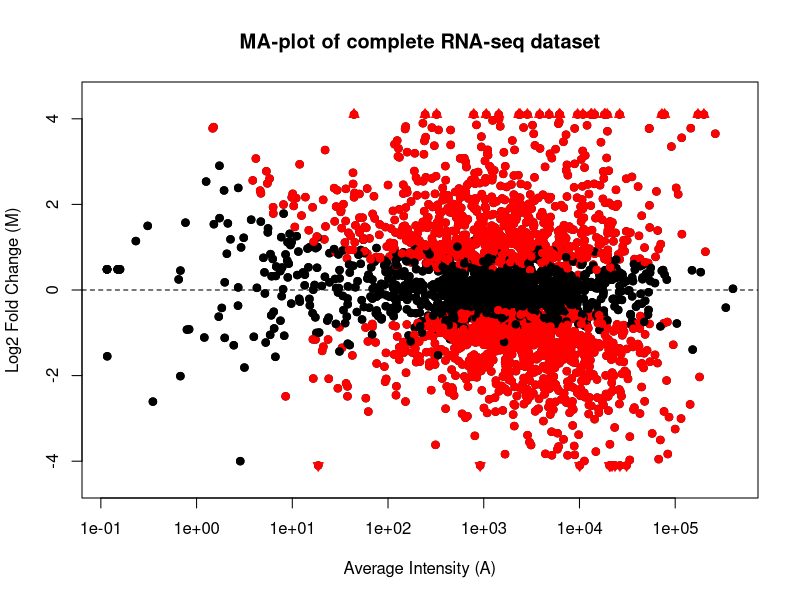
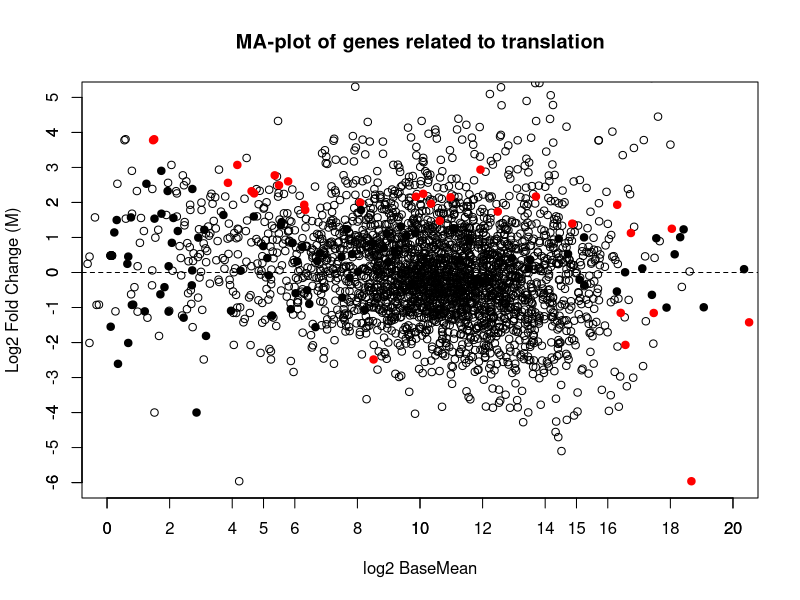

Write R code to recreate these figures, in order.
## ---- chunk 1
knitr::opts_chunk$set(echo = TRUE)
## ---- chunk 2
library(ggplot2)
data <- read.csv("GSE139659_IPvsctrl.complete.csv", header = TRUE, sep = ";")

## ---- chunk 3
head(data)
## ---- chunk 4
#Création des colonnes : baseMean, log2FoldChange, pvalue
data$BaseMean <- (data$ctrl4 + data$ctrl5 + data$ctrl6 + data$IP1 + data$IP2 + data$IP3)/6
data$log2Foldchange <- log2((data$IP1 + data$IP2 + data$IP3) / (data$ctrl4 + data$ctrl5 + data$ctrl6))
head(data,100)

## ---- chunk 5
#Tracer du MA-plot of complete RNA-seq dataset
data$log2FoldChange[data$log2FoldChange > 4] <- 4.1
data$log2FoldChange[data$log2FoldChange < -4] <- -4.1

png("MA_plot.png", width = 1050, height = 850)

plot(data$baseMean, data$log2FoldChange, 
     xlab = "Average Intensity (A)",
     ylab = "Log2 Fold Change (M)", 
     main = "MA-plot of complete RNA-seq dataset", 
     ylim = c(-4.5, 4.5),
     log = "x",
     cex = 1)

#coloration des points selon leur p-value
points(data$baseMean, data$log2FoldChange,cex = 1, pch = 19, col = ifelse(data$pvalue < 0.05, "red", "black"))

#Mise en forme de triangle les données supérieur à 4 et inférieur à -4 et coloration en rouge(vérifié au préalable)
points(data$baseMean[data$log2FoldChange > 4], data$log2FoldChange[data$log2FoldChange > 4], pch = 24, cex = 1, col = "red")
points(data$baseMean[data$log2FoldChange < -4], data$log2FoldChange[data$log2FoldChange < -4], pch = 25, cex = 1, col = "red")


abline(h = 0, col = "black", lty = 2)
dev.off()


## ---- chunk 6
#Tracer du MA-plot of complete RNA-seq dataset

data <- read.csv("GSE139659_IPvsctrl.complete.csv", header = TRUE, sep = ";")

png("MA-plot of genes related to translation.png", width = 1000, height = 1000)

plot(log2(data$baseMean), data$log2FoldChange, 
     xlab = "log2 BaseMean",
     ylab = "Log2 Fold Change (M)", 
     main = "MA-plot of genes related to translation", 
     ylim = c(-6, 5),
     xlim = c(0,20),
     cex = 1)

#coloration des points selon leur p-value
points(data$baseMean, data$log2FoldChange,cex = 1, pch = 19, col = ifelse(data$pvalue < 0.05, "red", "black"))

abline(h = 0, col = "black", lty = 2)

# Personnalisez les étiquettes de l'axe des x pour qu'elles aillent de deux en deux
axis(1, at = seq(0, 20, by = 2))

# Personnalisez les étiquettes de l'axe des y pour afficher toutes les valeurs
axis(2, at = seq(-6, 5, by = 1))

